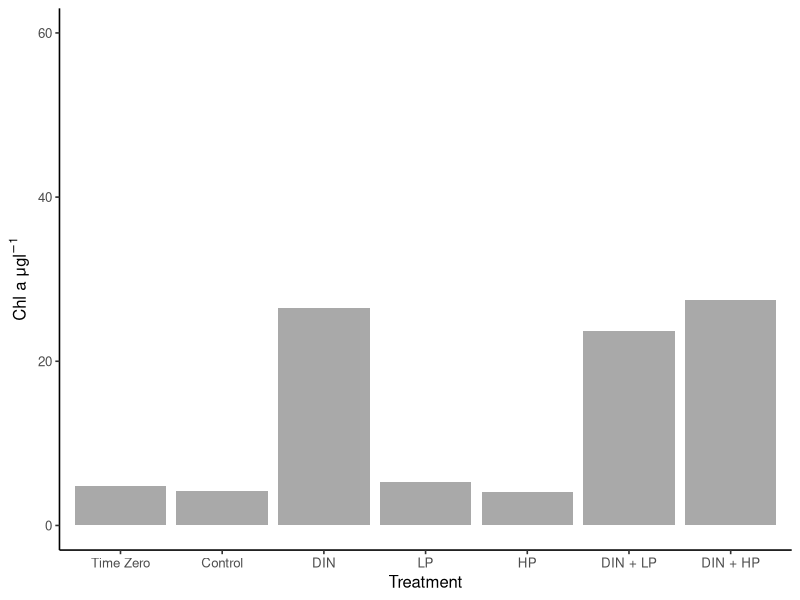
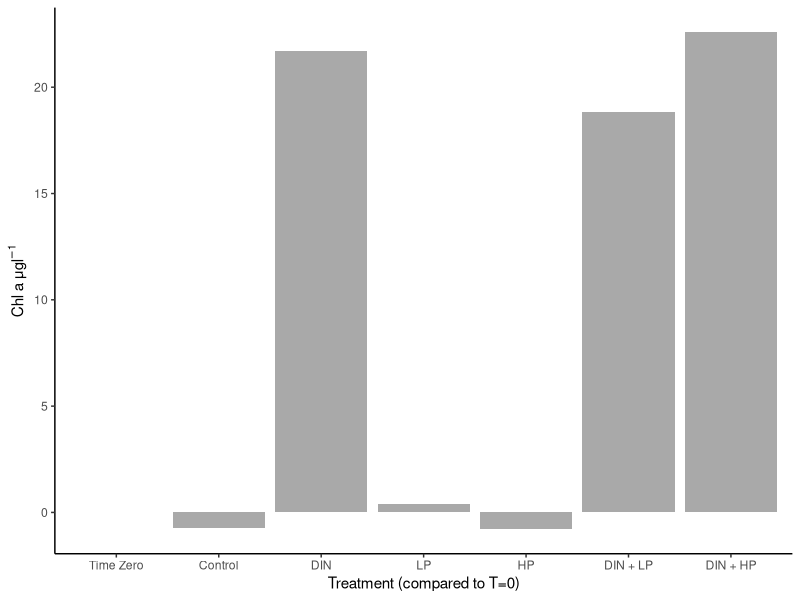
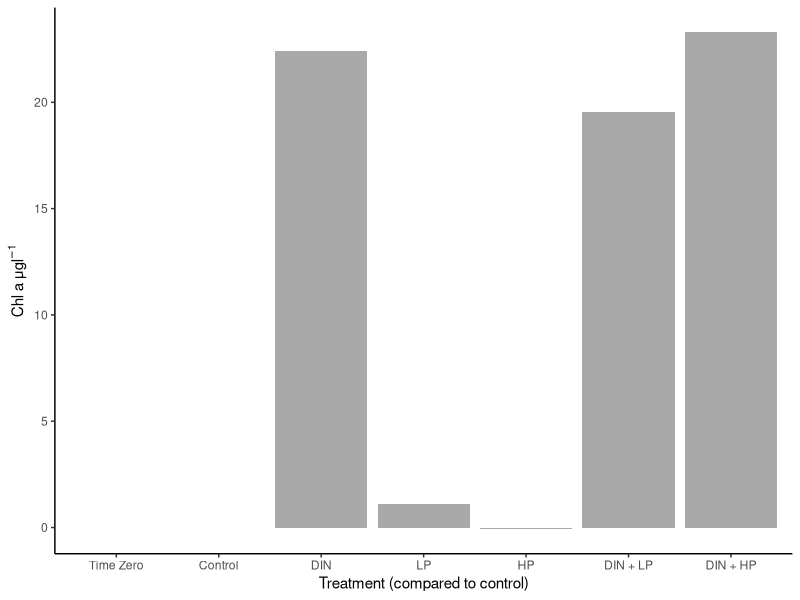
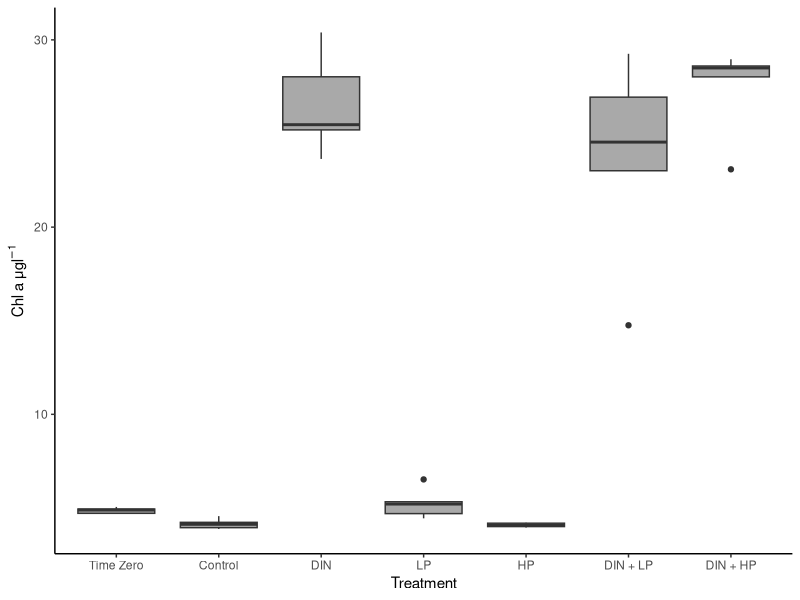

Write the R code that produced these figures, in order.
#2023-07-31
#CDS

#practice analyzing bioassay 3

library(tidyverse)
library(dplyr)
library(lubridate)
library(readxl)
library(ggplot2)
library(car)
library(rstatix)

install.packages("ggpubr")
library(ggpubr)

#import data

bioassay_3 = read_excel("data/2023-07-06_bioassay_3.xlsx", sheet = "Chl")

summary(bioassay_3)
glimpse(bioassay_3)

#find average per treatment

bioassay_3_avg = bioassay_3 %>%
  group_by(Other) %>%
  summarise(mean_chl = mean(ALL_Chl_a))

bioassay_3_avg

#create figure - bar graph based on average per treatment 

bioassay_3_fig_1 = ggplot() +
  geom_col(aes(x = fct_relevel(Other, "T_0", "Control", "DIN", "LP", "HP", "DIN_LP", "DIN_HP"), 
               y = mean_chl),
           fill = "darkgrey",
           data = bioassay_3_avg) +
  xlab("Treatment") +
  ylab(expression(paste("Chl a \u03BCg", l^-1))) +
  scale_x_discrete(labels= c("T_0" = "Time Zero", "Control" = "Control", "DIN" = "DIN", "LP" = "LP", "HP" = "HP", "DIN_LP" = "DIN + LP", "DIN_HP" = "DIN + HP")) +
  theme_classic(base_size = 12) +
  ylim(0, 60)
ggsave(bioassay_3_fig_1, filename = "figures/bioassay_3_fig_1.png",
       device = "png", height = 7, width = 11)

#anova to compare treatments

leveneTest(bioassay_3$ALL_Chl_a ~ bioassay_3$Other)

oneway.test(ALL_Chl_a ~ Other,
            data = bioassay_3,
            var.equal = FALSE)

bioassay_3_post_hoc = games_howell_test(formula = ALL_Chl_a ~ Other,
                                        data = bioassay_3, 
                                        conf.level = 0.95, 
                                        detailed = FALSE)

print(bioassay_3_post_hoc, n = 22)

#####################################################################################

#net changes

bioassay_3.2 = read_excel("data/bioassay_3.2.xlsx", sheet = 2)

bioassay_3_fig_2 = ggplot() +
  geom_col(aes(x = fct_relevel(Treatment, "T_0", "Control", "DIN", "LP", "HP", "DIN_LP", "DIN_HP"), 
               y = Chl_a_change_t0),
           fill = "darkgrey",
           data = bioassay_3.2) +
  xlab("Treatment (compared to T=0)") +
  ylab(expression(paste("Chl a \u03BCg", l^-1))) +
  scale_x_discrete(labels= c("T_0" = "Time Zero", "Control" = "Control", "DIN" = "DIN", "LP" = "LP", "HP" = "HP", "DIN_LP" = "DIN + LP", "DIN_HP" = "DIN + HP")) +
  theme_classic() 
ggsave(bioassay_3_fig_2, filename = "figures/bioassay_3_fig_2.png",
       device = "png", height = 7, width = 11)

bioassay_3_fig_3 = ggplot() +
  geom_col(aes(x = fct_relevel(Treatment, "T_0", "Control", "DIN", "LP", "HP", "DIN_LP", "DIN_HP"), 
               y = Chl_a_change_control),
           fill = "darkgrey",
           data = bioassay_3.2) +
  xlab("Treatment (compared to control)") +
  ylab(expression(paste("Chl a \u03BCg", l^-1))) +
  scale_x_discrete(labels= c("T_0" = "Time Zero", "Control" = "Control", "DIN" = "DIN", "LP" = "LP", "HP" = "HP", "DIN_LP" = "DIN + LP", "DIN_HP" = "DIN + HP")) +
  theme_classic() 
ggsave(bioassay_3_fig_3, filename = "figures/bioassay_3_fig_3.png",
       device = "png", height = 7, width = 11)

#################################################################

#boxplots

bioassay_3_fig_4 = ggplot() +
  geom_boxplot(aes(x = fct_relevel(Other, "T_0", "Control", "DIN", "LP", "HP", "DIN_LP", "DIN_HP"), 
                   y = ALL_Chl_a),
               fill = "darkgrey",
               data = bioassay_3) +
  xlab("Treatment") +
  ylab(expression(paste("Chl a \u03BCg", l^-1))) +
  scale_x_discrete(labels= c("T_0" = "Time Zero", "Control" = "Control", "DIN" = "DIN", "LP" = "LP", "HP" = "HP", "DIN_LP" = "DIN + LP", "DIN_HP" = "DIN + HP")) +
  theme_classic() 
ggsave(bioassay_3_fig_4, filename = "figures/bioassay_3_fig_4.png",
       device = "png", height = 7, width = 11)